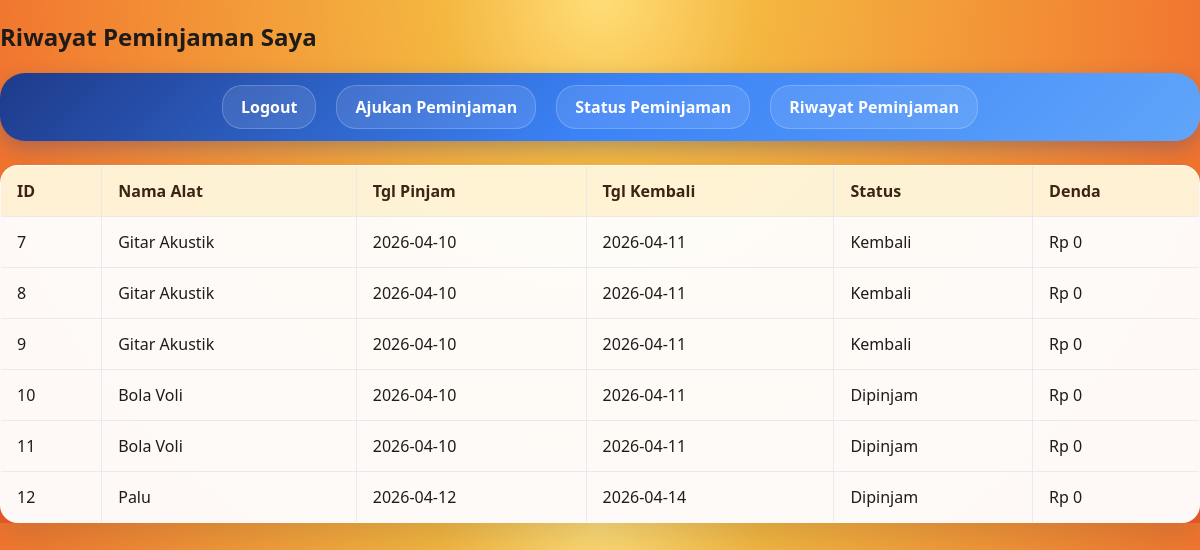
Page /pinjam_toni/public/index.php?page=riwayat (signed in) on the committed database.
### tables this page shows
CREATE TABLE `peminjaman` (
  `id_peminjaman` int(11) NOT NULL,
  `peminjaman_alat_id` int(11) NOT NULL,
  `user_id` int(11) NOT NULL,
  `tgl_pinjam` date NOT NULL,
  `tgl_kembali_seharusnya` date NOT NULL,
  `tgl_kembali_aktual` date DEFAULT NULL,
  `status` enum('Menunggu','Dipinjam','Kembali','Ditolak') NOT NULL,
  `denda` decimal(10,2) DEFAULT NULL,
  `petugas_id` int(11) NOT NULL,
  `total_denda` int(11) DEFAULT NULL
);

CREATE TABLE `peminjaman_alat` (
  `id_peminjaman` int(11) NOT NULL,
  `alat_id` int(11) NOT NULL,
  `kategori_id` int(11) NOT NULL,
  `nama_alat` varchar(100) NOT NULL,
  `stok` int(11) NOT NULL,
  `gambar` varchar(255) DEFAULT NULL,
  `denda_per_hari` int(11) DEFAULT NULL
);

### pinjam_toni/app/core/controller.php (called while the page is built, shortened)
<?php
class Controller {
    public function model($model) {
        require_once __DIR__ . "/model.php";
        return new $model();
    }
    public function view($view, $data = []) {
        require_once __DIR__ . "/../../views/" . $view . ".php";
    }
}

### pinjam_toni/app/controllers/peminjamcontroller.php (called while the page is built, shortened)
<?php
class PeminjamController extends Controller
{
    public function riwayat()
    {
        $peminjamanModel = $this->model('Peminjaman');
        $data['riwayat'] = $peminjamanModel->getByUser($_SESSION['user']['user_id']);
        $this->view('peminjam/riwayat', $data);
    }
}

### pinjam_toni/app/core/model.php (called while the page is built, shortened)
<?php
class Model {
    public function __construct() {
        $this->db = new mysqli(DB_HOST, DB_USER, DB_PASS, DB_NAME);
    }
}

### pinjam_toni/app/models/peminjaman.php (called while the page is built, shortened)
<?php
class Peminjaman extends Model {
    public function getByUser($userId, $filter = '') {
        $query = "SELECT peminjaman.id_peminjaman AS id, peminjaman.*, pa.nama_alat, peminjaman.tgl_kembali_seharusnya AS tgl_kembali FROM peminjaman LEFT JOIN peminjaman_alat AS pa ON peminjaman.peminjaman_alat_id = pa.id_peminjaman WHERE peminjaman.user_id = ?";
        $stmt = $this->db->prepare($query);
        $stmt->bind_param("i", $userId);
        $stmt->execute();
        return $stmt->get_result()->fetch_all(MYSQLI_ASSOC);
    }
}

### pinjam_toni/views/peminjam/riwayat.php (the view, shortened to what this page needs)
<!DOCTYPE html>
<html>
<head>
    <link rel="stylesheet" href="assets/css/style.css">
</head>
<body>
    <h2>Riwayat Peminjaman Saya</h2>
    <nav class="navbar">
        <a href="?page=logout">Logout</a>
        <a href="?page=peminjaman">Ajukan Peminjaman</a>
        <a href="?page=status">Status Peminjaman</a>
        <a href="?page=riwayat">Riwayat Peminjaman</a>
    </nav>
    <table border="1" cellpadding="8" cellspacing="0">
        <thead>
            <tr>
                <th>ID</th>
                <th>Nama Alat</th>
                <th>Tgl Pinjam</th>
                <th>Tgl Kembali</th>
                <th>Status</th>
                <th>Denda</th>
            </tr>
        </thead>
        <tbody>
        <?php foreach($riwayat as $p): ?>
            <tr>
                <td><?= $p['id'] ?></td>
                <td><?= htmlspecialchars($p['nama_alat']) ?></td>
                <td><?= $p['tgl_pinjam'] ?></td>
                <td><?= $p['tgl_kembali'] ?></td>
                <td><?= $p['status'] ?></td>
                <td>Rp <?= number_format($p['total_denda'] ?? 0, 0, ',', '.') ?></td>
            </tr>
        <?php endforeach ?>
        </tbody>
    </table>
</body>
</html>

### pinjam_toni/public/assets/css/style.css (style rules this page uses)
body { font-family: 'Segoe UI', Tahoma, Geneva, Verdana, sans-serif; background: radial-gradient(circle at top center, #ffdd77 0%, #f4b740 20%, #f05a28 100%); margin: 0; padding: 0; color: #1e1b18; }
.navbar { background: linear-gradient(135deg, #1e3a8a 0%, #3b82f6 50%, #60a5fa 100%); padding: 12px 20px; border-radius: 25px; box-shadow: 0 8px 20px rgba(30, 58, 138, 0.3); margin-bottom: 24px; display: flex; justify-content: center; gap: 20px; flex-wrap: wrap; }
.navbar a { color: #fff; text-decoration: none; padding: 10px 18px; border-radius: 20px; font-weight: 600; transition: all 0.3s ease; background: rgba(255, 255, 255, 0.1); border: 1px solid rgba(255, 255, 255, 0.2); }
table { width: 100%; border-collapse: collapse; background: rgba(255, 255, 255, 0.96); box-shadow: 0 16px 30px rgba(15, 23, 42, 0.12); border-radius: 18px; overflow: hidden; }
table th, table td { border: 1px solid rgba(229, 231, 235, 0.8); padding: 14px 16px; text-align: left; }
table th { background: rgba(251, 191, 36, 0.16); color: #3c2415; }
body a { color: #c2410c; }

### rows in the picture
peminjaman: id_peminjaman "7", peminjaman_alat.nama_alat "Gitar Akustik", tgl_pinjam "2026-04-10", tgl_kembali_seharusnya "2026-04-11", status "Kembali", total_denda "0"
peminjaman: id_peminjaman "8", peminjaman_alat.nama_alat "Gitar Akustik", tgl_pinjam "2026-04-10", tgl_kembali_seharusnya "2026-04-11", status "Kembali", total_denda "0"
peminjaman: id_peminjaman "9", peminjaman_alat.nama_alat "Gitar Akustik", tgl_pinjam "2026-04-10", tgl_kembali_seharusnya "2026-04-11", status "Kembali", total_denda "0"
peminjaman: id_peminjaman "10", peminjaman_alat.nama_alat "Bola Voli", tgl_pinjam "2026-04-10", tgl_kembali_seharusnya "2026-04-11", status "Dipinjam", total_denda "0"
peminjaman: id_peminjaman "11", peminjaman_alat.nama_alat "Bola Voli", tgl_pinjam "2026-04-10", tgl_kembali_seharusnya "2026-04-11", status "Dipinjam", total_denda "0"
peminjaman: id_peminjaman "12", peminjaman_alat.nama_alat "Palu", tgl_pinjam "2026-04-12", tgl_kembali_seharusnya "2026-04-14", status "Dipinjam", total_denda "0"
